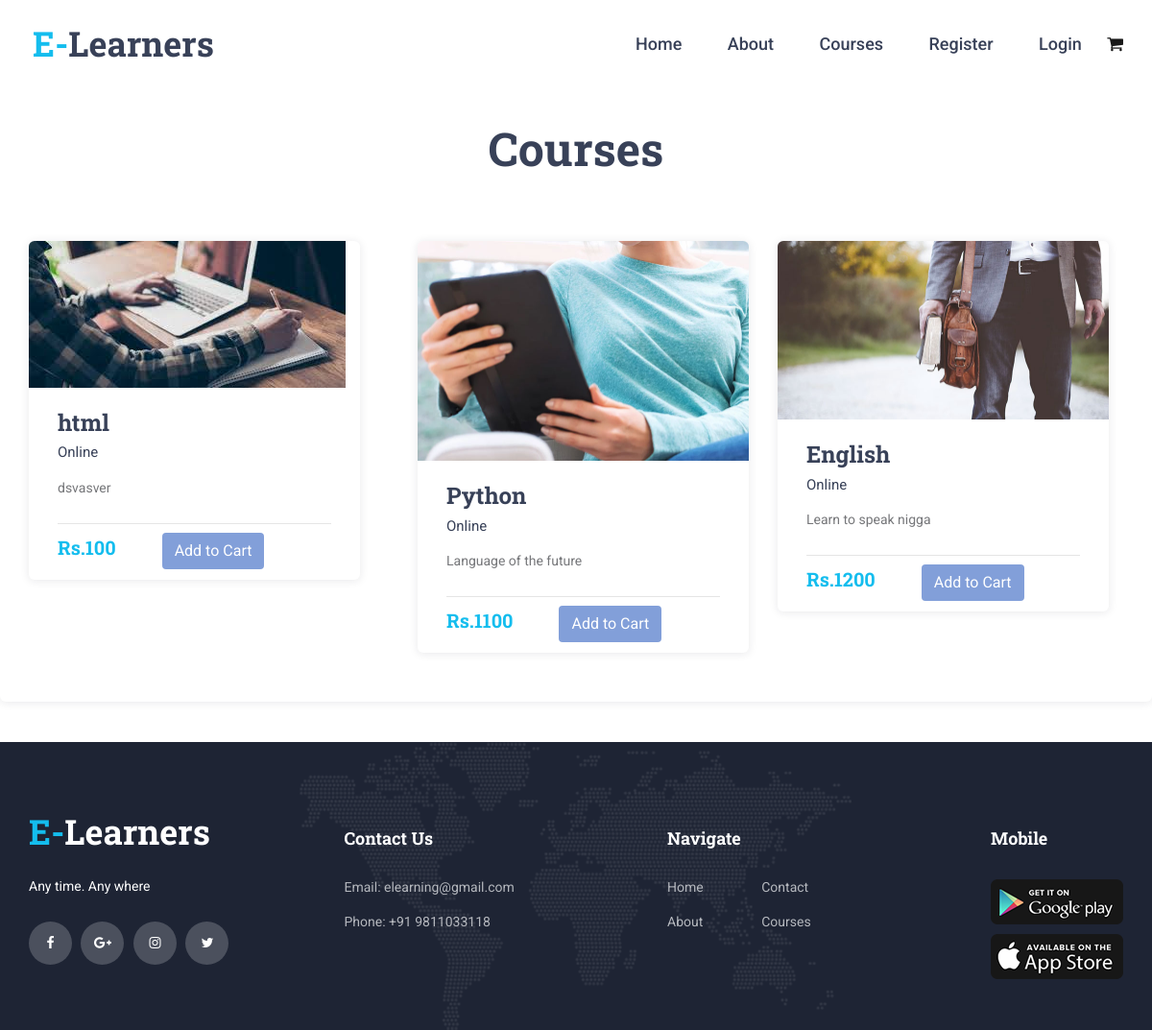
Screenshot of /courses with the database file from the repository.
### home/models.py (models this page shows)
class Course(models.Model):
	courseName= models.CharField(max_length=50, default=" ")
	courseDesc= models.TextField(default=" ")
	longDesc=models.TextField(default=" ")
	courseImage= models.ImageField(upload_to='pics2/', default=" ")
	price=models.IntegerField(default="100")
	teacher=models.CharField(max_length=50,default=" ")

### home/views.py (the view)
# urls.py: path('courses',views.courses, name = 'courses'),
def courses(request):
    dests = Course.objects.all()
    if request.user.is_authenticated:
        stu_profile = request.user.student1
        u2= User.objects.get(username=stu_profile.user1.username)
        p1=student1.objects.filter(user1 = u2).first()
        j=p1.courses.all()
        if (Order.objects.get(userProfile = stu_profile, complete = False)):
            order = Order.objects.get(userProfile = stu_profile, complete = False)
            items = order.orderitem_set.all()
            cartItem=[]
            for i in items:
                cartItem.append(i.course)
        else:
            cartItem=[]
        context = {'dests':dests ,'j':j,'cartItem':cartItem}
        print(context)
        return  render(request,'course.html',context)
    else:
        return  render(request,'course.html',{'dests':dests})

### templates/course.html (shortened to what this page needs)
{% extends 'Login_Auth/base.html' %}
{% load static  %}
{% block content %}
<link rel="stylesheet" type="text/css" href="{% static 'styles/courses.css' %}">
<link rel="stylesheet" type="text/css" href="{% static 'styles/courses_responsive.css' %}">
<link href="{% static 'plugins/colorbox/colorbox.css' %}" rel="stylesheet" type="text/css">
<div class="course">
		<div class="container">
			<div class="row">
				<div class="col-lg-12">
					<br><br><br><br><br><br>
					<div class="course_container">
						<div class="course_title"><h1 align="center">Courses</h1></div>
						<br>
						<br>
					</div>
				</div>
			</div>
		<div class="row courses_row">
					{% for dest in dests %}
						<div class="col-lg-4 course_col">
							<div class="course">
								<div class="course_image ">
									<img src="{{ dest.courseImage.url }}" alt="">
								</div>
								<div class="course_body">
								<form method="POST" action="course/" id="san" name="{{ dest.courseName }}">
									<a href="#" onclick="submitform('{{ dest.courseName }}')"><h3 class="course_title">{{dest.courseName}}</h3></a>
								</form>
									<div class="course_teacher">Online</div>
									<div class="course_text">
										<p>{{ dest.courseDesc }}
									</div>
								</div>
								<div class="course_footer">
									<div class="course_footer_content d-flex flex-row ">
										<div class="course_price mr-4 pr-4">Rs.{{ dest.price }}</div>
                                    {% if user.is_authenticated %}
										{% if dest in cartItem %}
											<button type="submit"   class="btnn" style="background-color:#0029FA;" onclick="location.href='{% url 'cart' %}'" type="button" >Go to Cart </button>
										{% elif dest in j %}
											{% comment %} <button type="submit"   class="btnn" style="background-color:#230A59;">View Course </button> {% endcomment %}
										<form method="POST" action="course/" id="san" name="{{ dest.courseName }}">
										<input name="na" type="hidden" value="{{ dest.courseName }}" >
											{%csrf_token%}
											<a href="#" onclick="submitform('{{ dest.courseName }}')"><button type="submit"   class="btnn" style="background-color:#230A59;">View Course </button></h3></a>
										</form>
										{% else %}
											<button type="submit" data-course="{{dest.courseName}}" data-action="add"  class="update-cart btnn" style="background-color:#829FD9;">Add to Cart </button>
										{% endif %}
									{% else %}
											<button type="submit" onclick="plslogin()" data-course="{{dest.courseName}}" data-action="add"  class="update-cart btnn" style="background-color:#829FD9;">Add to Cart </button>
									{% endif %}
									</div>
								</div>
							</div>
						</div>
				{% endfor %}
	</div>
		</div>
</div>
{% endblock content %}

### static/styles/main_styles.css (style rules this page uses)
* { margin: 0; padding: 0; -webkit-font-smoothing: antialiased; -webkit-text-shadow: rgba(0,0,0,.01) 0 0 1px; text-shadow: rgba(0,0,0,.01) 0 0 1px; }
body { font-family: 'Roboto', sans-serif; font-size: 14px; font-weight: 400; background: #FFFFFF; color: #a5a5a5; }
div { display: block; position: relative; -webkit-box-sizing: border-box; -moz-box-sizing: border-box; box-sizing: border-box; }
p { font-family: 'Roboto', sans-serif; font-size: 14px; line-height: 1.85; font-weight: 400; color: #76777a; -webkit-font-smoothing: antialiased; -webkit-text-shadow: rgba(0,0,0,.01) 0 0 1px; text-shadow: rgba(0,0,0,.01) 0 0 1px; }
p:last-of-type { margin-bottom: 0; }
a, a:hover, a:visited, a:active, a:link { text-decoration: none; -webkit-font-smoothing: antialiased; -webkit-text-shadow: rgba(0,0,0,.01) 0 0 1px; text-shadow: rgba(0,0,0,.01) 0 0 1px; }
h1 { font-size: 48px; }
h3 { font-size: 24px; }
h1, h2, h3, h4, h5, h6 { font-family: 'Roboto Slab', serif; font-weight: 700; -webkit-font-smoothing: antialiased; -webkit-text-shadow: rgba(0,0,0,.01) 0 0 1px; text-shadow: rgba(0,0,0,.01) 0 0 1px; color: #384158; margin-bottom: 0; }
.courses_row { margin-top: 45px; }
.course { width: 100%; border-radius: 6px; background: #FFFFFF; box-shadow: 0px 1px 10px rgba(29,34,47,0.1); }
.course_image { width: 100%; border-top-left-radius: 6px; border-top-right-radius: 6px; overflow: hidden; }
.course_image img { max-width: 100%; }
.course_body { padding-top: 22px; padding-left: 30px; padding-right: 30px; padding-bottom: 23px; }
.course_teacher { font-size: 15px; font-weight: 400; color: #384158; margin-top: 6px; }
.course_text { margin-top: 13px; }
.course_footer { padding-left: 30px; padding-right: 30px; }
.course_footer_content { width: 100%; border-top: solid 1px #e5e5e5; padding-top: 9px; padding-bottom: 11px; }
.course_price { font-family: 'Roboto Slab', serif; font-size: 20px; font-weight: 700; color: #14bdee; }

### static/styles/courses.css (style rules this page uses)
* { margin: 0; padding: 0; -webkit-font-smoothing: antialiased; -webkit-text-shadow: rgba(0,0,0,.01) 0 0 1px; text-shadow: rgba(0,0,0,.01) 0 0 1px; }
body { font-family: 'Roboto', sans-serif; font-size: 14px; font-weight: 400; background: #FFFFFF; color: #a5a5a5; }
div { display: block; position: relative; -webkit-box-sizing: border-box; -moz-box-sizing: border-box; box-sizing: border-box; }
p { font-family: 'Roboto', sans-serif; font-size: 14px; line-height: 1.85; font-weight: 400; color: #76777a; -webkit-font-smoothing: antialiased; -webkit-text-shadow: rgba(0,0,0,.01) 0 0 1px; text-shadow: rgba(0,0,0,.01) 0 0 1px; }
p:last-of-type { margin-bottom: 0; }
a, a:hover, a:visited, a:active, a:link { text-decoration: none; -webkit-font-smoothing: antialiased; -webkit-text-shadow: rgba(0,0,0,.01) 0 0 1px; text-shadow: rgba(0,0,0,.01) 0 0 1px; }
h1 { font-size: 48px; }
h3 { font-size: 24px; }
h1, h2, h3, h4, h5, h6 { font-family: 'Roboto Slab', serif; font-weight: 700; -webkit-font-smoothing: antialiased; -webkit-text-shadow: rgba(0,0,0,.01) 0 0 1px; text-shadow: rgba(0,0,0,.01) 0 0 1px; color: #384158; margin-bottom: 0; }
.courses_row { margin-top: 25px; }
.course_col { margin-bottom: 51px; }
.course { width: 100%; border-radius: 6px; background: #FFFFFF; box-shadow: 0px 1px 10px rgba(29,34,47,0.1); }
.course_col:nth-child(odd) { padding-right: 30px; }
.course_col:nth-child(even) { padding-left: 30px; }
.course_image { width: 100%; border-top-left-radius: 6px; border-top-right-radius: 6px; overflow: hidden; }
.course_image img { max-width: 100%; }
.course_body { padding-top: 22px; padding-left: 30px; padding-right: 30px; padding-bottom: 23px; }
.course_teacher { font-size: 15px; font-weight: 400; color: #384158; margin-top: 6px; }
.course_text { margin-top: 13px; }
.course_footer { padding-left: 30px; padding-right: 30px; }
.course_footer_content { width: 100%; border-top: solid 1px #e5e5e5; padding-top: 9px; padding-bottom: 11px; }
.course_price { font-family: 'Roboto Slab', serif; font-size: 20px; font-weight: 700; color: #14bdee; }

### templates/course.html (style rules this page uses)
.btnn { align-content:right ; color: white; display: inline-block; font-weight: 400; text-align: center; white-space: nowrap; vertical-align: middle; align-content:center; border: 1px solid transparent; padding: .375rem .75rem; font-size: 1rem; line-height: 1.5; border-radius: .25rem; transition: background-color .15s ease-in-out,border-color .15s ease-in-out,box-shadow .15s ease-in-out; }

### rows the page displays
Course: courseImage (picture), courseName "html", courseDesc "dsvasver", price "100"
Course: courseImage (picture), courseName "Python", courseDesc "Language of the future", price "1100"
Course: courseImage (picture), courseName "English", courseDesc "Learn to speak nigga", price "1200"
